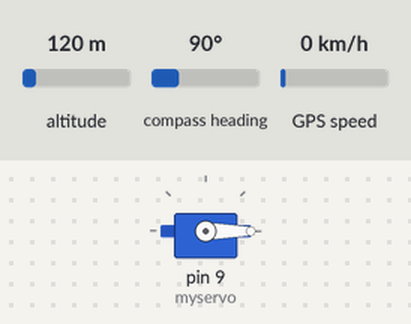
Bench run of a sketch on a simulated Arduino Mega 2560, built with avr-gcc and run on an emulated ATmega2560. On the bench: servo. The test bench sets the inputs (shaded band); at power-on: altitude 120 m, compass heading 90°, GPS speed 0 km/h. The GPS gets a fix after 3 s at 37.7749, -122.4194 with 8 satellites; what the sketch prints to the serial monitor is not drawn.

Above: at 1.05 s.
At 4.05 s:
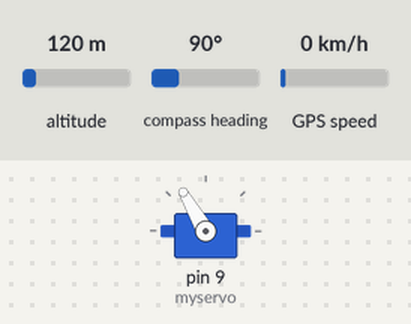
At 6.25 s:
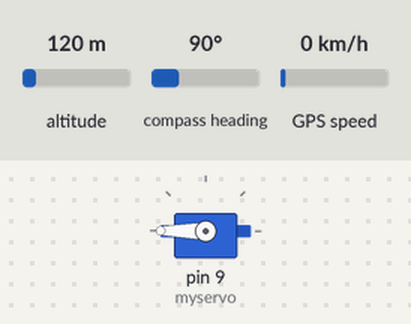
At 11.5 s:
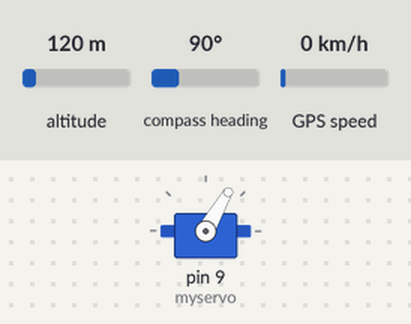
Timing chart, 0 to 16.6 s (numbered marks = the images above):
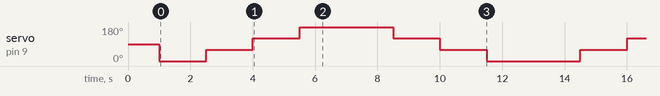

The sketch:

TARRo_gps_servo.ino
```cpp
// TARRo GPS + IMU for Mega 2560
// See TARRo_gps.ino for explanation on NMEA parsing and hardware (not softserial) setup

#include <Adafruit_GPS.h>
#include <SoftwareSerial.h>
#include <Servo.h>

Servo myservo;  // create servo object to control a servo
HardwareSerial mySerial = Serial1;
Adafruit_GPS GPS(&Serial1);

int pos = 0;    // variable to store the servo position
int jump = 60;  // variable of step angle
int wait = 1500;  // variable of wait time between steps
int min = 0;  // minimum servo angle
int max = 180; // maximum servo angle

// 'false' to turn off echoing the GPS data to the Serial console
//'true' if you want to debug and listen to the raw GPS sentences
#define GPSECHO  true
boolean usingInterrupt = false;
void useInterrupt(boolean);

void setup() {
  myservo.attach(9);  // attach the servo to pin 9 to the servo object

  Serial.begin(115200);
  Serial.println("Adafruit GPS library basic test!");
  GPS.begin(9600); // 9600 NMEA is the default baud rate for MTK
  GPS.sendCommand(PMTK_SET_NMEA_OUTPUT_RMCGGA); //MC (recommended minimum) and GGA (fix data) including altitude
  //GPS.sendCommand(PMTK_SET_NMEA_OUTPUT_RMCONLY); // "minimum recommended" data for high update rates
  //GPS.sendCommand(PMTK_SET_NMEA_OUTPUT_ALLDATA); // all the available data - for 9600 baud you'll want 1 Hz rate
  GPS.sendCommand(PMTK_SET_NMEA_UPDATE_1HZ);
  // 5 Hz update rate- for 9600 baud you'll have to set the output to RMC or RMCGGA only (see above)
  //GPS.sendCommand(PMTK_SET_NMEA_UPDATE_5HZ);
  // 10 Hz update rate - for 9600 baud you'll have to set the output to RMC only (see above)
  //GPS.sendCommand(PMTK_SET_NMEA_UPDATE_10HZ);
  //GPS.sendCommand(PGCMD_ANTENNA); // Request updates on antenna status, comment out to keep quiet
  useInterrupt(true);
  delay(1000);
}

// Interrupt is called once a millisecond, looks for any new GPS data, and stores it
SIGNAL(TIMER0_COMPA_vect) {
  char c = GPS.read();
  if (GPSECHO)
    if (c) UDR0 = c;
    // writing direct to UDR0 is much much faster than Serial.print
    // but only one character can be written at a time.
}

void useInterrupt(boolean v) {
  if (v) {
    // Timer0 is already used for millis() - we'll just interrupt somewhere
    // in the middle and call the "Compare A" function above
    OCR0A = 0xAF;
    TIMSK0 |= _BV(OCIE0A);
    usingInterrupt = true;
  } else {
    // do not call the interrupt function COMPA anymore
    TIMSK0 &= ~_BV(OCIE0A);
    usingInterrupt = false;
  }
}

uint32_t timer = millis();


void servoloop(){

  for(pos = min; pos <= max; pos += (jump)) // goes from 0 degrees to 180 degrees
  {                                  // in steps of 1 degree
    myservo.write(pos);              // tell servo to go to position in variable 'pos'
    delay(wait);                       // waits 15ms for the servo to reach the position
  }
  for(pos = max; pos>=min; pos-=(jump))     // goes from 180 degrees to 0 degrees
  {
    myservo.write(pos);              // tell servo to go to position in variable 'pos'
    delay(wait);                       // waits 15ms for the servo to reach the position
  }
}


void loop() {// do nothing! all reading and printing is done in the interrupt
  // in case you are not using the interrupt above, you'll
  // need to 'hand query' the GPS, not suggested :(

  servoloop();
  if (! usingInterrupt) {
    // read data from the GPS in the 'main loop'
    char c = GPS.read();
    if (GPSECHO)
      if (c) Serial.print(c);
  }

  // if a sentence is received, we can check the checksum, parse it...
  if (GPS.newNMEAreceived()) {
    // a tricky thing here is if we print the NMEA sentence, or data
    // we end up not listening and catching other sentences!
    // so be very wary if using OUTPUT_ALLDATA and trytng to print out data
    //Serial.println(GPS.lastNMEA());   // this also sets the newNMEAreceived() flag to false
    if (!GPS.parse(GPS.lastNMEA()))   // this also sets the newNMEAreceived() flag to false
      return;  // we can fail to parse a sentence in which case we should just wait for another
  }

  if (timer > millis())  timer = millis(); // if millis() or timer wraps around, we'll just reset it

  if (millis() - timer > 1000) { // approximately every 2 seconds or so, print out the current stats
    timer = millis(); // reset the timer
    Serial.print("\n\nTime: ");
    Serial.print(GPS.hour, DEC); // would be nice to convert to PST
    Serial.print(':');
    Serial.print(GPS.minute, DEC);
    Serial.print(':');
    Serial.print(GPS.seconds, DEC);
    Serial.print('.');
    Serial.println(GPS.milliseconds);
    Serial.print("Date: ");
    Serial.print(GPS.day, DEC);
    Serial.print('/');
    Serial.print(GPS.month, DEC);
    Serial.print("/20");
    Serial.println(GPS.year, DEC);
    Serial.print("Fix:  ");
    Serial.print((int)GPS.fix);
    Serial.print(" Quality: ");
    Serial.println((int)GPS.fixquality);
    if (GPS.fix) {
      Serial.print("Location:      ");
      Serial.print(GPS.latitude, 4);
      Serial.print(GPS.lat);
      Serial.print(", ");
      Serial.print(GPS.longitude, 4);
      Serial.println(GPS.lon);

      Serial.print("Speed (MPH):   ");
      Serial.println(GPS.speed);
      //Serial.print("Angle:         ");
      //Serial.println(GPS.angle);
      //Serial.print("Altitude (Ft): ");
      //Serial.println(GPS.altitude);
      //Serial.print("Satellites:    ");
      //Serial.println((int)GPS.satellites);
    }
  }
}
```

Measured:
- by itself, servo on pin 9 (myservo): repeats every 12.0 s: 60° 1.5 s, 120° 1.5 s, 180° 3.0 s, 120° 1.5 s, 60° 1.5 s, 0° 3.0 s
